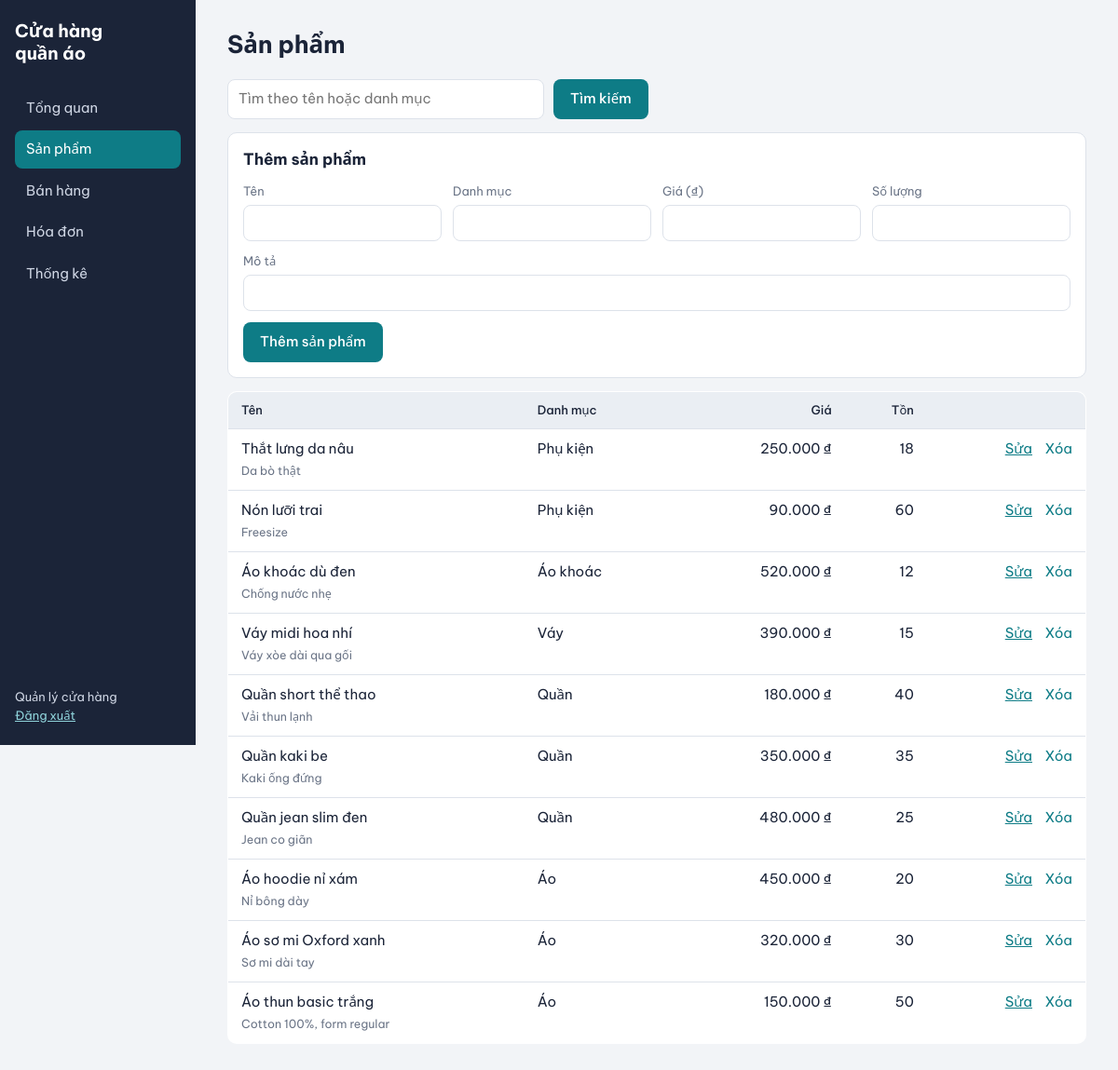
The page /products.php (signed in) on the database its author committed.
### tables this page shows
CREATE TABLE Products (
  id INT AUTO_INCREMENT PRIMARY KEY,
  product_name VARCHAR(100) NOT NULL,
  category VARCHAR(50),
  price DECIMAL(12,2) NOT NULL,
  quantity INT NOT NULL DEFAULT 0,
  description TEXT,
  created_at DATETIME DEFAULT CURRENT_TIMESTAMP
);

### src/products.php (the view, shortened to what this page needs)
<?php
require 'includes/config.php'; need_login();
$admin = $_SESSION['user']['role'] === 'admin'; $msg = '';
$q = trim($_GET['q'] ?? '');
$st = $pdo->prepare('SELECT * FROM Products WHERE product_name LIKE ? OR category LIKE ? ORDER BY id DESC');
$st->execute(["%$q%", "%$q%"]); $rows = $st->fetchAll();
$edit = null;
page_head('Sản phẩm', 'products.php');
if ($msg) echo '<div class="ok">' . h($msg) . '</div>'; ?>
<form method="get" class="row"><input name="q" value="<?= h($q) ?>" placeholder="Tìm theo tên hoặc danh mục"><button class="btn">Tìm kiếm</button></form>
<?php if ($admin): $e = $edit ?: ['id' => '', 'product_name' => '', 'category' => '', 'price' => '', 'quantity' => '', 'description' => '']; ?>
<form method="post" class="grid">
  <h2><?= $edit ? 'Sửa sản phẩm' : 'Thêm sản phẩm' ?></h2>
  <label>Tên<input name="product_name" required value="<?= h($e['product_name']) ?>"></label>
  <label>Danh mục<input name="category" value="<?= h($e['category']) ?>"></label>
  <label>Giá (₫)<input name="price" type="number" min="0" step="1000" required value="<?= h($e['price']) ?>"></label>
  <label>Số lượng<input name="quantity" type="number" min="0" required value="<?= h($e['quantity']) ?>"></label>
  <label class="wide">Mô tả<input name="description" value="<?= h($e['description']) ?>"></label>
  <div><button class="btn"><?= $edit ? 'Lưu thay đổi' : 'Thêm sản phẩm' ?></button> <?php if ($edit) echo '<a href="products.php">Hủy</a>'; ?></div>
</form>
<?php endif; ?>
<table><tr><th>Tên</th><th>Danh mục</th><th class="r">Giá</th><th class="r">Tồn</th><?= $admin ? '<th></th>' : '' ?></tr>
<?php foreach ($rows as $p): ?>
<tr><td><?= h($p['product_name']) ?><br><small class="muted"><?= h($p['description']) ?></small></td><td><?= h($p['category']) ?></td>
<td class="r"><?= money($p['price']) ?></td><td class="r"><?= $p['quantity'] ?></td>
<?php if ($admin): ?><td class="r"><a href="?edit=<?= $p['id'] ?>">Sửa</a>
<form method="post" class="inline" onsubmit="return confirm('Xóa sản phẩm này?')"><button class="link">Xóa</button></form></td><?php endif; ?></tr>
<?php endforeach; if (!$rows) echo '<tr><td colspan="5" class="muted">Không tìm thấy sản phẩm.</td></tr>'; ?></table>
<?php page_foot();

### src/includes/config.php (shortened to what this page needs)
<?php
function h($s) { return htmlspecialchars((string)$s, ENT_QUOTES, 'UTF-8'); }
function money($n) { return number_format((float)$n, 0, ',', '.') . ' ₫'; }
function page_head($title, $active) {
  $u = $_SESSION['user'];
  $menu = ['index.php' => 'Tổng quan', 'products.php' => 'Sản phẩm', 'sales.php' => 'Bán hàng', 'invoices.php' => 'Hóa đơn'];
  if ($u['role'] === 'admin') $menu['stats.php'] = 'Thống kê';
  echo '<!doctype html><html lang="vi"><head><meta charset="utf-8"><meta name="viewport" content="width=device-width,initial-scale=1">';
  echo '<title>' . h($title) . ' · Cửa hàng quần áo</title><link rel="stylesheet" href="style.css"></head><body><aside><div class="brand">Cửa hàng<br>quần áo</div><nav>';
  foreach ($menu as $f => $n) echo '<a href="' . $f . '"' . ($f === $active ? ' class="on"' : '') . '>' . $n . '</a>';
  echo '</nav><div class="me">' . h($u['full_name']) . '<br><a href="logout.php">Đăng xuất</a></div></aside><main><h1>' . h($title) . '</h1>';
}
function page_foot() { echo '</main></body></html>'; }

### src/style.css (style rules this page uses)
:root { --ink:#1b2438;--side:#1b2438;--bg:#f2f4f7;--line:#dde2ea;--acc:#0e7c86;--accd:#0a5d65;--muted:#6b7587;--ok:#e3f4ea;--err:#fde8e8 }
* { box-sizing:border-box }
body { margin:0;font:15px/1.5 'Be Vietnam Pro',system-ui,sans-serif;color:var(--ink);background:var(--bg);display:flex;min-height:100vh }
aside { width:210px;background:var(--side);color:#cfd6e4;padding:22px 16px;display:flex;flex-direction:column;position:sticky;top:0;height:100vh }
.brand { font-weight:700;font-size:19px;color:#fff;margin-bottom:26px;line-height:1.25 }
nav { display:flex;flex-direction:column;gap:4px;flex:1 }
nav a { color:#cfd6e4;text-decoration:none;padding:9px 12px;border-radius:8px }
nav a.on { background:var(--acc);color:#fff }
.me { font-size:13px }
.me a { color:#8fd3da }
main { flex:1;padding:28px 34px;min-width:0 }
h1 { margin:0 0 18px;font-size:26px }
h2 { font-size:17px;margin:24px 0 10px }
a { color:var(--acc) }
.muted { color:var(--muted) }
.r { text-align:right }
table { width:100%;border-collapse:collapse;background:#fff;border:1px solid var(--line);border-radius:10px;overflow:hidden;margin-top:14px }
th,td { padding:10px 14px;border-bottom:1px solid var(--line);text-align:left;vertical-align:top }
th { background:#eaeef3;font-weight:500;font-size:13px }
th.r,td.r { text-align:right }
input,select { font:inherit;padding:9px 11px;border:1px solid var(--line);border-radius:8px;background:#fff;width:100% }
label { display:block;font-size:13px;color:var(--muted) }
label input { margin-top:4px;color:var(--ink) }
.btn { font:inherit;font-weight:500;background:var(--acc);color:#fff;border:0;border-radius:8px;padding:10px 18px;cursor:pointer }
.link { font:inherit;background:none;border:0;color:var(--acc);cursor:pointer;padding:0 }
.row { display:flex;gap:10px;margin-bottom:10px }
.row input { max-width:340px }
.inline { display:inline;margin-left:10px }
.grid { display:grid;grid-template-columns:repeat(4,1fr);gap:12px;background:#fff;border:1px solid var(--line);border-radius:10px;padding:16px;margin-top:14px;align-items:end }
.grid h2,.grid .wide { grid-column:1/-1;margin:0 }

### rows shown on the page
products: product_name "Thắt lưng da nâu", description "Da bò thật", category "Phụ kiện", price "250.000 ₫", quantity "18"
products: product_name "Nón lưỡi trai", description "Freesize", category "Phụ kiện", price "90.000 ₫", quantity "60"
products: product_name "Áo khoác dù đen", description "Chống nước nhẹ", category "Áo khoác", price "520.000 ₫", quantity "12"
products: product_name "Váy midi hoa nhí", description "Váy xòe dài qua gối", category "Váy", price "390.000 ₫", quantity "15"
products: product_name "Quần short thể thao", description "Vải thun lạnh", category "Quần", price "180.000 ₫", quantity "40"
products: product_name "Quần kaki be", description "Kaki ống đứng", category "Quần", price "350.000 ₫", quantity "35"
products: product_name "Quần jean slim đen", description "Jean co giãn", category "Quần", price "480.000 ₫", quantity "25"
products: product_name "Áo hoodie nỉ xám", description "Nỉ bông dày", category "Áo", price "450.000 ₫", quantity "20"
products: product_name "Áo sơ mi Oxford xanh", description "Sơ mi dài tay", category "Áo", price "320.000 ₫", quantity "30"
products: product_name "Áo thun basic trắng", description "Cotton 100%, form regular", category "Áo", price "150.000 ₫", quantity "50"

### other values the page prints
$n "Tổng quan"
$n "Sản phẩm"
$n "Bán hàng"
$n "Hóa đơn"
$n "Thống kê"
$u['full_name'] "Quản lý cửa hàng"
$title "Sản phẩm"
